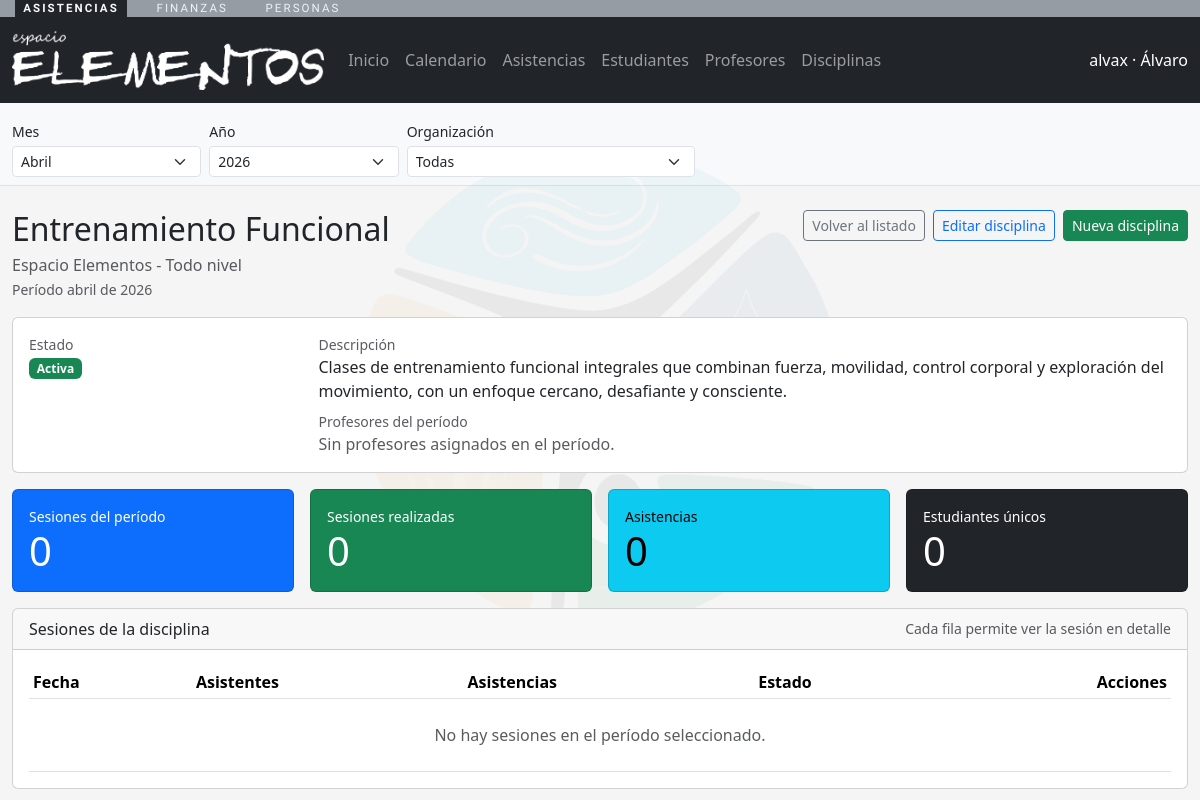
Page /asistencias/disciplinas/3/ (signed in) on the earlier database version.
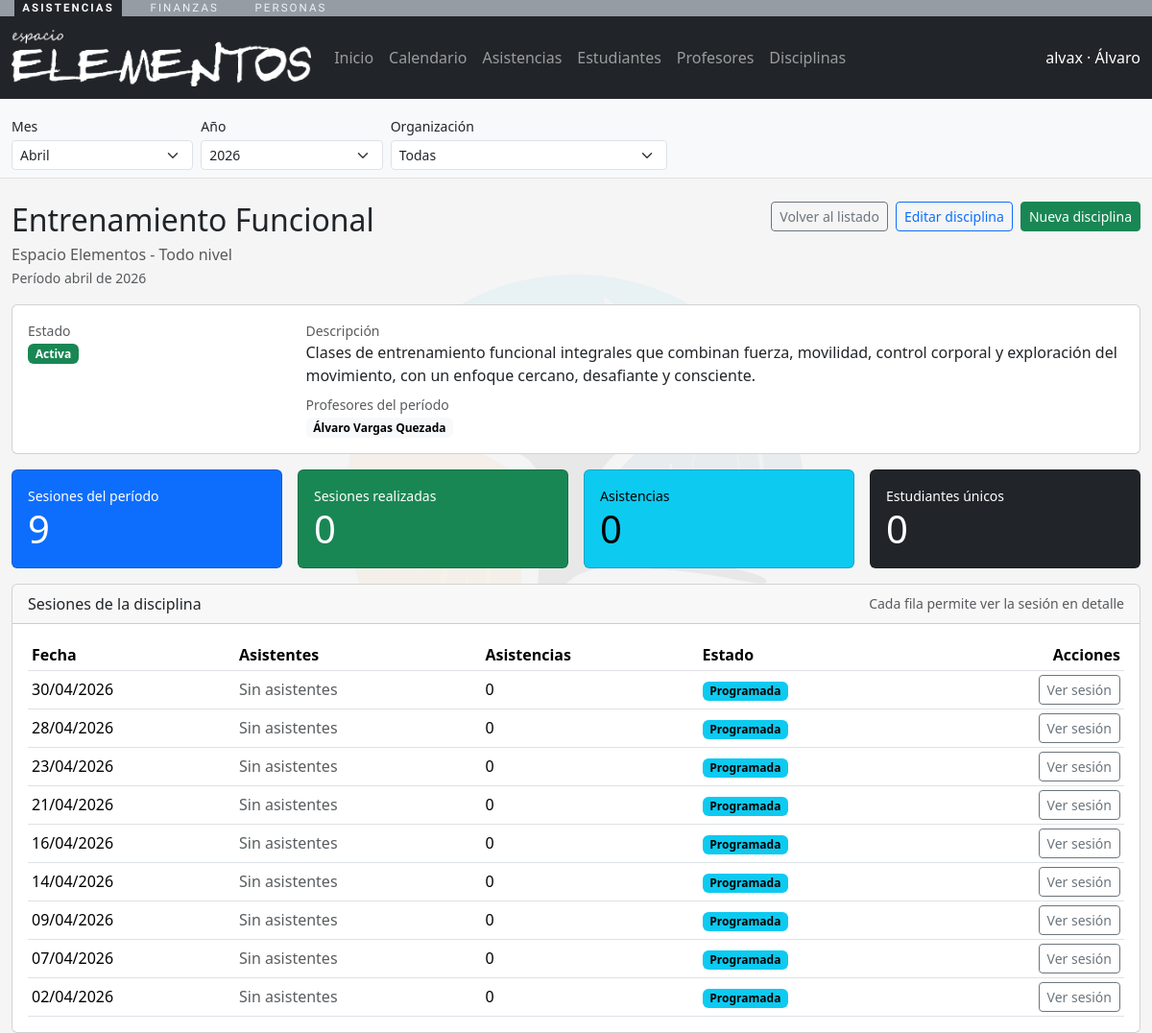
Same page on the later database version.
### personas/models.py (models this page shows, shortened)
class Persona(models.Model):
    nombres = models.CharField(max_length=150)
    apellidos = models.CharField(max_length=150)
    email = models.EmailField(unique=True, null=True, blank=True)
    telefono = models.CharField(max_length=50, blank=True)
    rut = models.CharField(
        max_length=20,
        blank=True,
        default="",
        validators=[validar_rut_chileno],
    )
    fecha_nacimiento = models.DateField(null=True, blank=True)
    activo = models.BooleanField(default=True)
    user = models.OneToOneField(
        settings.AUTH_USER_MODEL,
        on_delete=models.CASCADE,
        null=True,
        blank=True,
        related_name="persona",
    )
    creado_en = models.DateTimeField(auto_now_add=True)
    actualizado_en = models.DateTimeField(auto_now=True)
    class Meta:
        verbose_name = "Persona"
        verbose_name_plural = "Personas"
        ordering = ["apellidos", "nombres"]
        db_table = "cuentas_persona"
    def __str__(self) -> str:
        return f"{self.nombres} {self.apellidos}".strip()

### asistencias/models.py (models this page shows, shortened)
class SesionClase(models.Model):
    class Estado(models.TextChoices):
        PROGRAMADA = "programada", "Programada"
        COMPLETADA = "completada", "Completada"
        CANCELADA = "cancelada", "Cancelada"
    disciplina = models.ForeignKey(
        Disciplina,
        on_delete=models.CASCADE,
        related_name="sesiones",
    )
    bloque = models.ForeignKey(
        BloqueHorario,
        on_delete=models.SET_NULL,
        related_name="sesiones",
        null=True,
        blank=True,
    )
    profesores = models.ManyToManyField(
        "personas.Persona",
        related_name="sesiones_en_equipo",
        blank=True,
        db_table="academia_sesionclase_profesores",
    )
    fecha = models.DateField()
    estado = models.CharField(
        max_length=20,
        choices=Estado.choices,
        default=Estado.PROGRAMADA,
    )
    cupo_maximo = models.PositiveIntegerField(null=True, blank=True)
    notas = models.TextField(blank=True)
    creada_en = models.DateTimeField(auto_now_add=True)
    class Meta:
        verbose_name = "Sesion de clase"
        verbose_name_plural = "Sesiones de clase"
        ordering = ["-fecha"]
        db_table = "academia_sesionclase"
        indexes = [
            models.Index(fields=["fecha", "disciplina"]),
        ]

### asistencias/views.py (the view)
# urls.py: path("disciplinas/<int:pk>/", views.disciplina_detail, name="disciplina_detail"),
@role_required(ROLE_ADMIN)
def disciplina_detail(request, pk):
    context = _nav_context(request)
    disciplina = get_object_or_404(Disciplina.objects.select_related("organizacion"), pk=pk)
    sesiones = (
        SesionClase.objects.filter(
            disciplina=disciplina,
            **filtros_periodo("fecha", request=request),
        )
        .prefetch_related(
            "profesores",
            Prefetch(
                "asistencias",
                queryset=Asistencia.objects.select_related("persona").order_by("persona__apellidos", "persona__nombres"),
            ),
        )
        .annotate(
            total_asistentes=Count("asistencias"),
            presentes=Count("asistencias", filter=Q(asistencias__estado=Asistencia.Estado.PRESENTE)),
            ausentes=Count("asistencias", filter=Q(asistencias__estado=Asistencia.Estado.AUSENTE)),
            justificadas=Count("asistencias", filter=Q(asistencias__estado=Asistencia.Estado.JUSTIFICADA)),
        )
        .order_by("-fecha")
    )
    asistencias_qs = Asistencia.objects.filter(
        sesion__disciplina=disciplina,
        **filtros_periodo("sesion__fecha", request=request),
    )
    resumen = {
        "sesiones_total": sesiones.count(),
        "sesiones_realizadas": sesiones.filter(estado=SesionClase.Estado.COMPLETADA).count(),
        "asistencias_total": asistencias_qs.count(),
        "estudiantes_unicos": asistencias_qs.values("persona_id").distinct().count(),
    }
    profesores_periodo = Persona.objects.filter(
        sesiones_en_equipo__disciplina=disciplina,
        **filtros_periodo("sesiones_en_equipo__fecha", request=request),
    ).distinct().order_by("apellidos", "nombres")
    context.update(
        {
            "disciplina": disciplina,
            "sesiones": sesiones,
            "resumen": resumen,
            "profesores_periodo": profesores_periodo,
            "periodo_descripcion_vista": descripcion_periodo(request=request, corta=False),
        }
    )
    return render(request, "asistencias/disciplina_detail.html", context)

### asistencias/periodo.py (called while the page is built, shortened)
def _fin_de_mes(fecha):
    return (fecha.replace(day=28) + timedelta(days=4)).replace(day=1) - timedelta(days=1)

def _normalizar_mes(raw_mes, hoy):
    if raw_mes is None or str(raw_mes).strip() == "":
        return hoy.month

def _normalizar_anio(raw_anio, hoy):
    if raw_anio is None or str(raw_anio).strip() == "":
        return hoy.year

def resolver_periodo(request):
    hoy = timezone.localdate()
    mes = _normalizar_mes(request.GET.get("periodo_mes"), hoy)
    anio = _normalizar_anio(request.GET.get("periodo_anio"), hoy)
    referencia = hoy.replace(year=anio or hoy.year, month=mes or hoy.month, day=1)
    return {
        "mes": mes,
        "anio": anio,
        "referencia_inicio": referencia,
        "referencia_fin": _fin_de_mes(referencia),
    }

def filtros_periodo(campo, *, request=None, mes=None, anio=None):
    if request is not None:
        periodo = resolver_periodo(request)
        mes = periodo["mes"]
        anio = periodo["anio"]
    filtros = {}
    if anio is not None:
        filtros[f"{campo}__year"] = anio
    if mes is not None:
        filtros[f"{campo}__month"] = mes
    return filtros

### asistencias/templates/asistencias/disciplina_detail.html (shortened to what the changed rows need)
{% extends "asistencias/base_app.html" %}
{% block content %}
<div class="mt-4">
  <div class="d-flex justify-content-between align-items-start mb-3">
    <div>
      <h2 class="mb-1">{{ disciplina.nombre }}</h2>
    </div>
  </div>
  <div class="card mb-3">
    <div class="card-body">
      <div class="row g-3">
        <div class="col-md-9">
          <div>
            {% for profesor in profesores_periodo %}
              <span class="badge text-bg-light">{{ profesor }}</span>
            {% empty %}
              <span class="text-muted">Sin profesores asignados en el período.</span>
            {% endfor %}
          </div>
        </div>
      </div>
    </div>
  </div>
  <div class="row g-3 mb-3">
    <div class="col-md-3">
      <div class="card text-bg-primary">
        <div class="card-body">
          <div class="small">Sesiones del período</div>
          <div class="display-6">{{ resumen.sesiones_total }}</div>
        </div>
      </div>
    </div>
  </div>
  <div class="card">
    <div class="card-body table-responsive">
      <table id="tabla-sesiones-disciplina" class="table table-sm align-middle mb-0">
        <thead>
          <tr>
            <th>Fecha</th>
            <th>Asistentes</th>
            <th>Asistencias</th>
            <th>Estado</th>
            <th class="text-end">Acciones</th>
          </tr>
        </thead>
        <tbody>
          {% for sesion in sesiones %}
          <tr>
            <td>{{ sesion.fecha|date:"d/m/Y" }}</td>
            <td>
              {% for asistencia in sesion.asistencias.all %}
                {{ asistencia.persona }}{% if not forloop.last %}, {% endif %}
              {% empty %}
                <span class="text-muted">Sin asistentes</span>
              {% endfor %}
            </td>
            <td>{{ sesion.total_asistentes }}</td>
            <td>
              {% if sesion.estado == "completada" %}
                <span class="badge text-bg-success">Completada</span>
              {% elif sesion.estado == "cancelada" %}
                <span class="badge text-bg-danger">Cancelada</span>
              {% else %}
                <span class="badge text-bg-info">Programada</span>
              {% endif %}
            </td>
            <td class="text-end">
              <a
                class="btn btn-sm btn-outline-secondary"
                href="{% url 'asistencias:sesion_detail' sesion.pk %}{% if request.GET.urlencode %}?{{ request.GET.urlencode }}{% endif %}"
              >
                Ver sesión
              </a>
            </td>
          </tr>
          {% empty %}
          <tr>
            <td colspan="5" class="text-center text-muted py-4">
              No hay sesiones en el período seleccionado.
            </td>
          </tr>
          {% endfor %}
        </tbody>
      </table>
    </div>
  </div>
</div>
{% endblock %}
{% block extra_js %}
<link rel="stylesheet" href="https://cdn.datatables.net/1.13.8/css/dataTables.bootstrap5.min.css">
{% endblock %}

### asistencias/templates/asistencias/base_app.html (shortened to what this page needs)
{% load static %}
<!DOCTYPE html>
<html lang="es">
  <head>
    <link href="https://cdn.jsdelivr.net/npm/bootstrap@5.3.3/dist/css/bootstrap.min.css" rel="stylesheet">
    <link href="https://cdn.jsdelivr.net/npm/bootstrap-icons@1.11.3/font/bootstrap-icons.css" rel="stylesheet">
  </head>
  <body>
    {% if request.user.is_authenticated and not hide_nav %}
    {% include "shared/barra_apps.html" %}
    <nav class="navbar navbar-expand-lg navbar-dark bg-dark">
      <div class="container-fluid">
        <a class="navbar-brand" href="{% url 'asistencias:dashboard' %}?periodo_mes={{ periodo_mes }}&periodo_anio={{ periodo_anio }}{% if organizacion_id %}&organizacion={{ organizacion_id }}{% endif %}">
          <img src="{% static 'img/logotipo-blanco.png' %}" alt="App Elemental" style="height: 60px;">
        </a>
        <div class="collapse navbar-collapse" id="navbarNav">
          <ul class="navbar-nav me-auto">
            <li class="nav-item"><a class="nav-link" href="{% url 'asistencias:dashboard' %}?periodo_mes={{ periodo_mes }}&periodo_anio={{ periodo_anio }}">Inicio</a></li>
            <li class="nav-item"><a class="nav-link" href="{% url 'asistencias:sesiones_list' %}?periodo_mes={{ periodo_mes }}&periodo_anio={{ periodo_anio }}{% if organizacion_id %}&organizacion={{ organizacion_id }}{% endif %}">Calendario</a></li>
            <li class="nav-item"><a class="nav-link" href="{% url 'asistencias:asistencias_list' %}?periodo_mes={{ periodo_mes }}&periodo_anio={{ periodo_anio }}{% if organizacion_id %}&organizacion={{ organizacion_id }}{% endif %}">Asistencias</a></li>
            <li class="nav-item"><a class="nav-link" href="{% url 'asistencias:estudiantes_list' %}?periodo_mes={{ periodo_mes }}&periodo_anio={{ periodo_anio }}{% if organizacion_id %}&organizacion={{ organizacion_id }}{% endif %}">Estudiantes</a></li>
            <li class="nav-item"><a class="nav-link" href="{% url 'asistencias:profesores_list' %}?periodo_mes={{ periodo_mes }}&periodo_anio={{ periodo_anio }}{% if organizacion_id %}&organizacion={{ organizacion_id }}{% endif %}">Profesores</a></li>
            <li class="nav-item"><a class="nav-link" href="{% url 'asistencias:disciplinas_list' %}?periodo_mes={{ periodo_mes }}&periodo_anio={{ periodo_anio }}{% if organizacion_id %}&organizacion={{ organizacion_id }}{% endif %}">Disciplinas</a></li>
          </ul>
          <span class="navbar-text text-white">
            {{ request.user.get_username }}{% if persona %} · {{ persona.nombres }}{% endif %}
          </span>
        </div>
      </div>
    </nav>
    {% if not hide_periodo %}
    <div class="bg-light border-bottom">
      <div class="container-fluid py-2">
        <form method="get" class="row g-2 align-items-end" id="periodo-global-form">
          <div class="col-6 col-md-2">
            <label class="form-label small mb-1">Mes</label>
            <select name="periodo_mes" class="form-select form-select-sm js-periodo-autosubmit">
              {% for value, label in periodo_meses %}
                <option value="{{ value }}" {% if periodo_mes == value %}selected{% endif %}>{{ label }}</option>
              {% endfor %}
            </select>
          </div>
          <div class="col-6 col-md-2">
            <label class="form-label small mb-1">Año</label>
            <select name="periodo_anio" class="form-select form-select-sm js-periodo-autosubmit">
              {% for y in periodo_anios %}
                <option value="{{ y.0 }}" {% if periodo_anio == y.0 %}selected{% endif %}>{{ y.1 }}</option>
              {% endfor %}
            </select>
          </div>
          <div class="col-12 col-md-3">
            <label class="form-label small mb-1">Organización</label>
            <select name="organizacion" class="form-select form-select-sm js-periodo-autosubmit">
              <option value="">Todas</option>
            </select>
          </div>
        </form>
      </div>
    </div>
    {% endif %}
    {% endif %}
    <div class="container-fluid">
      {% block content %}{% endblock %}
    </div>
    {% block extra_js %}{% endblock %}
  </body>
</html>

Differences in the rows shown:
now on one of the page's lists (row unchanged): Persona: nombres+apellidos "Álvaro Vargas Quezada"
added SesionClase: fecha "30/04/2026", total_asistentes "0", estado "Programada"
added SesionClase: fecha "28/04/2026", total_asistentes "0", estado "Programada"
added SesionClase: fecha "23/04/2026", total_asistentes "0", estado "Programada"
added SesionClase: fecha "21/04/2026", total_asistentes "0", estado "Programada"
added SesionClase: fecha "16/04/2026", total_asistentes "0", estado "Programada"
added SesionClase: fecha "14/04/2026", total_asistentes "0", estado "Programada"
added SesionClase: fecha "09/04/2026", total_asistentes "0", estado "Programada"
added SesionClase: fecha "07/04/2026", total_asistentes "0", estado "Programada"
added SesionClase: fecha "02/04/2026", total_asistentes "0", estado "Programada"
Other differences:
{{ resumen.sesiones_total }}: "0" → "9"
text no longer shown: "Sin profesores asignados en el período. No hay sesiones en el período seleccionado."
